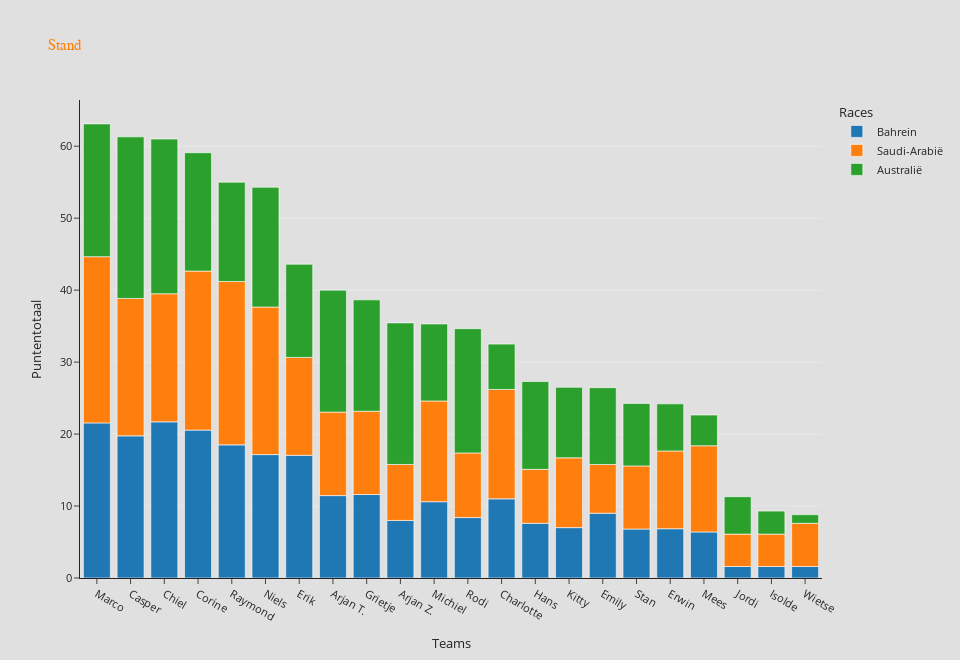

Notebook code cell kept with this figure:
### Code cell
team_names = df_total_score['team']

fig = px.histogram(df, x="team", y="score", color="race",
            title="Stand",
            width=fig_width, height=660,
            labels={ "race" : "Races" },
            template="simple_white"
            )

fig.update_layout(xaxis_title="Teams") 
fig.update_layout(yaxis_title="Puntentotaal")

fig.update_xaxes(categoryorder='array', categoryarray=team_names)

make_acwef1_proof(fig)

for idx, name in enumerate(races):
    fig.data[idx].name = name
    fig.data[idx].hovertemplate = name + "<br>Punten = %{y}<extra></extra>"       
                 
if fig_write:
    fig.write_html("totale_punten_staaf.html", full_html=False, include_plotlyjs='cdn')
fig.show()

### Figure 1 — Plotly figure (JSON) as saved in the notebook; plotly's stock layout.template omitted (floating-point values rounded to 4 significant figures)
{"data": [{"alignmentgroup": "True", "bingroup": "x", "histfunc": "sum", "hovertemplate": "Bahrein<br>Punten = %{y}<extra></extra>", "legendgroup": "Bahrein", "marker": {"color": "#1F77B4", "pattern": {"shape": ""}}, "name": "Bahrein", "offsetgroup": "Bahrein", "orientation": "v", "showlegend": true, "type": "histogram", "x": ["Chiel", "Marco", "Corine", "Casper", "Raymond", "Niels", "Erik", "Grietje", "Arjan T.", "Charlotte", "Michiel", "Emily", "Rodi", "Arjan Z.", "Hans", "Kitty", "Stan", "Erwin", "Mees", "Jordi", "Wietse", "Isolde", "Chiel", "Marco", "Corine", "Casper", "Raymond", "Niels", "Erik", "Grietje", "Arjan T.", "Charlotte", "Michiel", "Emily", "Rodi", "Arjan Z.", "Hans", "Kitty", "Stan", "Erwin", "Mees", "Jordi", "Wietse", "Isolde", "Chiel", "Marco", "Corine", "Casper", "Raymond", "Niels", "Erik", "Grietje", "Arjan T.", "Charlotte", "Michiel", "Emily", "Rodi", "Arjan Z.", "Hans", "Kitty", "Stan", "Erwin", "Mees", "Jordi", "Wietse", "Isolde", "Chiel", "Marco", "Corine", "Casper", "Raymond", "Niels", "Erik", "Grietje", "Arjan T.", "Charlotte", "Michiel", "Emily", "Rodi", "Arjan Z.", "Hans", "Kitty", "Stan", "Erwin", "Mees", "Jordi", "Wietse", "Isolde"], "xaxis": "x", "y": [7.5, 3, 9, 5, 9, 0, 6, 0, 0, 9, 9, 6, 0, 0, 5, 5, 0, 0, 3, 0, 0, 0, 4, 7.5, 0.5, 7.5, 7.5, 7.5, 0, 0, 5, 0, 0, 0, 5, 5, 1, 0, 3, 0, 0, 0, 1, 0, 8.6, 4.6, 4.6, 0.8, 0.4, 3.2, 4.6, 8.6, 0, 0.4, 0, 0, 0.4, 0, 0, 0.4, 0.8, 0.4, 0.4, 0, 0, 0, 1.6, 6.45, 6.45, 6.45, 1.6, 6.45, 6.45, 3, 6.45, 1.6, 1.6, 3, 3, 3, 1.6, 1.6, 3, 6.45, 3, 1.6, 0.6, 1.6], "yaxis": "y"}, {"alignmentgroup": "True", "bingroup": "x", "histfunc": "sum", "hovertemplate": "Saudi-Arabië<br>Punten = %{y}<extra></extra>", "legendgroup": "Saudi-Arabië", "marker": {"color": "#FF7F0E", "pattern": {"shape": ""}}, "name": "Saudi-Arabië", "offsetgroup": "Saudi-Arabië", "orientation": "v", "showlegend": true, "type": "histogram", "x": ["Chiel", "Marco", "Corine", "Casper", "Raymond", "Niels", "Erik", "Grietje", "Arjan T.", "Charlotte", "Michiel", "Emily", "Rodi", "Arjan Z.", "Hans", "Kitty", "Stan", "Erwin", "Mees", "Jordi", "Wietse", "Isolde", "Chiel", "Marco", "Corine", "Casper", "Raymond", "Niels", "Erik", "Grietje", "Arjan T.", "Charlotte", "Michiel", "Emily", "Rodi", "Arjan Z.", "Hans", "Kitty", "Stan", "Erwin", "Mees", "Jordi", "Wietse", "Isolde", "Chiel", "Marco", "Corine", "Casper", "Raymond", "Niels", "Erik", "Grietje", "Arjan T.", "Charlotte", "Michiel", "Emily", "Rodi", "Arjan Z.", "Hans", "Kitty", "Stan", "Erwin", "Mees", "Jordi", "Wietse", "Isolde", "Chiel", "Marco", "Corine", "Casper", "Raymond", "Niels", "Erik", "Grietje", "Arjan T.", "Charlotte", "Michiel", "Emily", "Rodi", "Arjan Z.", "Hans", "Kitty", "Stan", "Erwin", "Mees", "Jordi", "Wietse", "Isolde"], "xaxis": "x", "y": [7.5, 6, 12.5, 5, 12.5, 2, 4, 0, 0, 12.5, 12.5, 4, 0, 0, 5, 5, 0, 3, 6, 3, 3, 3, 0, 7.5, 0, 7.5, 7.5, 7.5, 0, 0, 5, 0, 0, 0, 5, 5, 1, 2, 6, 0, 2, 0, 1, 0, 8.8, 3, 3, 0, 1.2, 4.4, 3, 8.8, 0, 1.2, 0, 0, 1.2, 0, 0, 1.2, 0, 1.2, 1.2, 0, 0.2, 0, 1.5, 6.6, 6.6, 6.6, 1.5, 6.6, 6.6, 2.775, 6.6, 1.5, 1.5, 2.775, 2.775, 2.775, 1.5, 1.5, 2.775, 6.6, 2.775, 1.5, 1.8, 1.5], "yaxis": "y"}, {"alignmentgroup": "True", "bingroup": "x", "histfunc": "sum", "hovertemplate": "Australië<br>Punten = %{y}<extra></extra>", "legendgroup": "Australië", "marker": {"color": "#2CA02C", "pattern": {"shape": ""}}, "name": "Australië", "offsetgroup": "Australië", "orientation": "v", "showlegend": true, "type": "histogram", "x": ["Chiel", "Marco", "Corine", "Casper", "Raymond", "Niels", "Erik", "Grietje", "Arjan T.", "Charlotte", "Michiel", "Emily", "Rodi", "Arjan Z.", "Hans", "Kitty", "Stan", "Erwin", "Mees", "Jordi", "Wietse", "Isolde", "Chiel", "Marco", "Corine", "Casper", "Raymond", "Niels", "Erik", "Grietje", "Arjan T.", "Charlotte", "Michiel", "Emily", "Rodi", "Arjan Z.", "Hans", "Kitty", "Stan", "Erwin", "Mees", "Jordi", "Wietse", "Isolde", "Chiel", "Marco", "Corine", "Casper", "Raymond", "Niels", "Erik", "Grietje", "Arjan T.", "Charlotte", "Michiel", "Emily", "Rodi", "Arjan Z.", "Hans", "Kitty", "Stan", "Erwin", "Mees", "Jordi", "Wietse", "Isolde", "Chiel", "Marco", "Corine", "Casper", "Raymond", "Niels", "Erik", "Grietje", "Arjan T.", "Charlotte", "Michiel", "Emily", "Rodi", "Arjan Z.", "Hans", "Kitty", "Stan", "Erwin", "Mees", "Jordi", "Wietse", "Isolde"], "xaxis": "x", "y": [7.5, 0, 5.5, 9, 5.5, 0, 0, 4, 0, 5.5, 5.5, 0, 4, 4, 9, 9, 4, 0, 0, 0, 0, 0, 6, 7.5, 0, 7.5, 7.5, 7.5, 2, 0, 9, 0, 2, 4, 9, 9, 0, 0, 0, 1, 0, 2, 0, 0, 7.2, 5.4, 5.4, 0.4, 0, 3.6, 5.4, 7.2, 2.4, 0, 2.4, 2.4, 0, 2.4, 2.4, 0, 0.4, 0, 0, 2.4, 1.2, 2.4, 0.8, 5.55, 5.55, 5.55, 0.8, 5.55, 5.55, 4.275, 5.55, 0.8, 0.8, 4.275, 4.275, 4.275, 0.8, 0.8, 4.275, 5.55, 4.275, 0.8, 0, 0.8], "yaxis": "y"}], "layout": {"barmode": "relative", "font": {"size": 11}, "height": 660, "legend": {"title": {"text": "Races"}, "tracegroupgap": 0}, "paper_bgcolor": "rgba(224, 224, 224, 1)", "plot_bgcolor": "rgba(224, 224, 224, 1)", "title": {"font": {"color": "#ff7f00", "family": "Arial Bold Italic", "size": 15}, "text": "Stand"}, "width": 960, "xaxis": {"anchor": "y", "categoryarray": ["Marco", "Casper", "Chiel", "Corine", "Raymond", "Niels", "Erik", "Arjan T.", "Grietje", "Arjan Z.", "Michiel", "Rodi", "Charlotte", "Hans", "Kitty", "Emily", "Stan", "Erwin", "Mees", "Jordi", "Isolde", "Wietse"], "categoryorder": "array", "domain": [0, 1], "title": {"text": "Teams"}}, "yaxis": {"anchor": "x", "domain": [0, 1], "showgrid": true, "title": {"text": "Puntentotaal"}}}}
